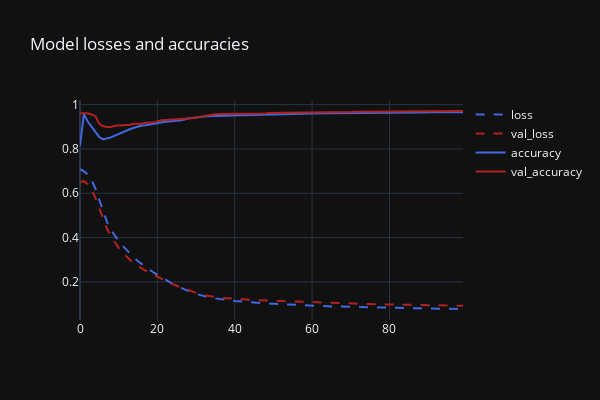

This figure's notebook cell:
### Code cell
fig = go.Figure()

fig.add_trace(go.Scatter(
    x=history.epoch,
    y=history.history['loss'],
    name='loss',
    line=dict(dash='dash', color='royalblue')
))
fig.add_trace(go.Scatter(
    x=history.epoch,
    y=history.history['val_loss'],
    name='val_loss',
    line=dict(dash='dash', color='firebrick')
))
fig.add_trace(go.Scatter(
    x=history.epoch,
    y=history.history['accuracy'],
    name='accuracy',
    line=dict(color='royalblue')
))
fig.add_trace(go.Scatter(
    x=history.epoch,
    y=history.history['val_accuracy'],
    name='val_accuracy',
    line=dict(color='firebrick')
))
fig.update_layout(
    title='Model losses and accuracies',
    width=600, height=400
)

fig.show()
